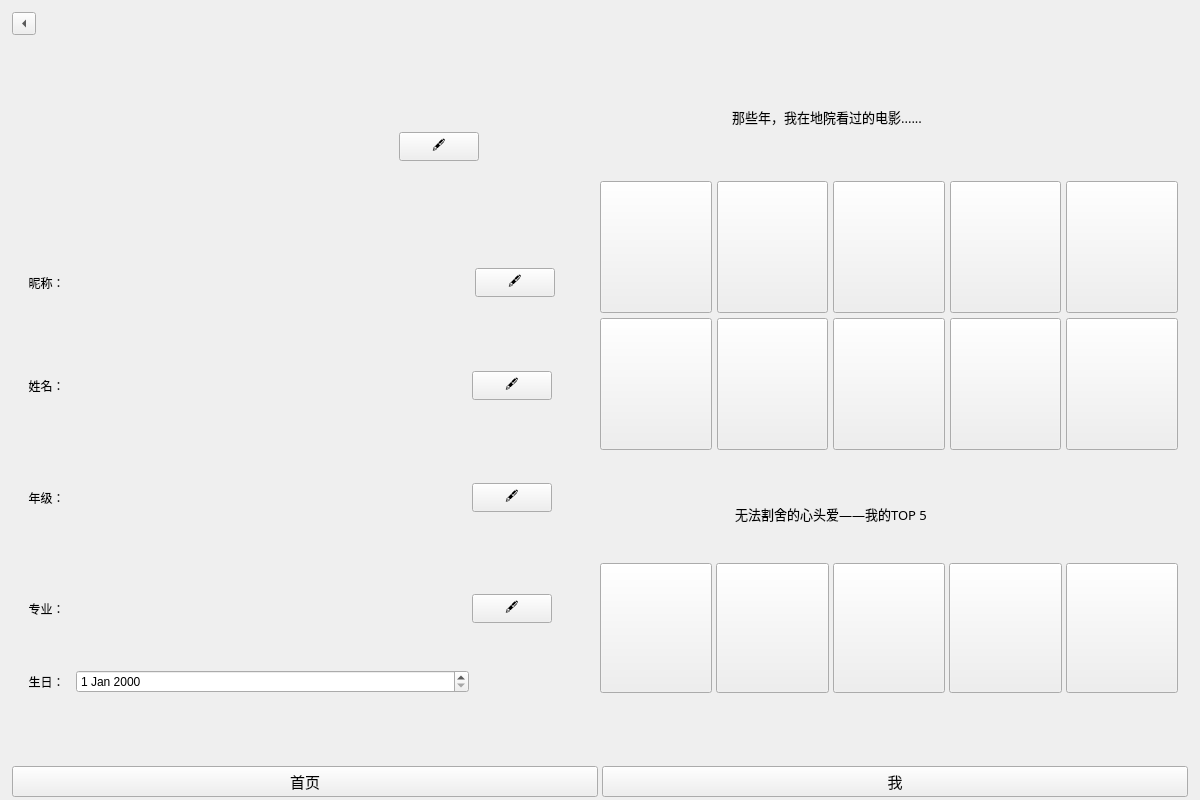
<?xml version="1.0" encoding="UTF-8"?>
<ui version="4.0">
 <class>MyHomepage</class>
 <widget class="QWidget" name="MyHomepage">
  <property name="enabled">
   <bool>true</bool>
  </property>
  <property name="geometry">
   <rect>
    <x>0</x>
    <y>0</y>
    <width>1200</width>
    <height>800</height>
   </rect>
  </property>
  <property name="windowTitle">
   <string>Form</string>
  </property>
  <property name="toolTipDuration">
   <number>0</number>
  </property>
  <layout class="QVBoxLayout" name="verticalLayout">
   <property name="leftMargin">
    <number>6</number>
   </property>
   <property name="topMargin">
    <number>6</number>
   </property>
   <property name="rightMargin">
    <number>6</number>
   </property>
   <property name="bottomMargin">
    <number>3</number>
   </property>
   <item>
    <widget class="QFrame" name="frame_myhomepage">
     <layout class="QVBoxLayout" name="whole" stretch="0,22,3">
      <property name="spacing">
       <number>4</number>
      </property>
      <property name="leftMargin">
       <number>6</number>
      </property>
      <property name="topMargin">
       <number>6</number>
      </property>
      <property name="rightMargin">
       <number>6</number>
      </property>
      <property name="bottomMargin">
       <number>0</number>
      </property>
      <item>
       <widget class="QToolButton" name="return_button">
        <property name="text">
         <string>...</string>
        </property>
        <property name="arrowType">
         <enum>Qt::LeftArrow</enum>
        </property>
       </widget>
      </item>
      <item>
       <layout class="QHBoxLayout" name="main" stretch="1,1">
        <property name="spacing">
         <number>0</number>
        </property>
        <property name="leftMargin">
         <number>10</number>
        </property>
        <property name="topMargin">
         <number>20</number>
        </property>
        <property name="rightMargin">
         <number>10</number>
        </property>
        <property name="bottomMargin">
         <number>10</number>
        </property>
        <item>
         <layout class="QVBoxLayout" name="personal_info" stretch="3,4">
          <property name="spacing">
           <number>8</number>
          </property>
          <item>
           <layout class="QVBoxLayout" name="profile" stretch="2,1">
            <property name="spacing">
             <number>5</number>
            </property>
            <item>
             <layout class="QHBoxLayout" name="profile_photo" stretch="2,2,9,1,1,3">
              <item>
               <widget class="QLabel" name="label_7">
                <property name="text">
                 <string/>
                </property>
               </widget>
              </item>
              <item>
               <widget class="QLabel" name="label_8">
                <property name="text">
                 <string/>
                </property>
               </widget>
              </item>
              <item>
               <widget class="QLabel" name="my_image">
                <property name="text">
                 <string/>
                </property>
               </widget>
              </item>
              <item>
               <widget class="QPushButton" name="photo_edit">
                <property name="maximumSize">
                 <size>
                  <width>147</width>
                  <height>16777215</height>
                 </size>
                </property>
                <property name="text">
                 <string>🖋️</string>
                </property>
               </widget>
              </item>
              <item>
               <widget class="QLabel" name="empty">
                <property name="text">
                 <string/>
                </property>
               </widget>
              </item>
              <item>
               <widget class="QLabel" name="label_6">
                <property name="text">
                 <string/>
                </property>
               </widget>
              </item>
             </layout>
            </item>
            <item>
             <layout class="QHBoxLayout" name="nickname" stretch="1,9,1,1,1">
              <item>
               <widget class="QLabel" name="label_9">
                <property name="styleSheet">
                 <string notr="true">font: 9pt &quot;华文中宋&quot;;</string>
                </property>
                <property name="text">
                 <string>  昵称：</string>
                </property>
               </widget>
              </item>
              <item>
               <widget class="QLabel" name="nickname_content">
                <property name="text">
                 <string/>
                </property>
               </widget>
              </item>
              <item>
               <widget class="QLabel" name="empty_3">
                <property name="text">
                 <string/>
                </property>
               </widget>
              </item>
              <item>
               <widget class="QPushButton" name="nickname_edit">
                <property name="text">
                 <string>🖋️</string>
                </property>
               </widget>
              </item>
              <item>
               <widget class="QLabel" name="label">
                <property name="text">
                 <string/>
                </property>
               </widget>
              </item>
             </layout>
            </item>
           </layout>
          </item>
          <item>
           <layout class="QVBoxLayout" name="basic_info">
            <property name="spacing">
             <number>10</number>
            </property>
            <item>
             <layout class="QHBoxLayout" name="real_name" stretch="1,9,1,1,1">
              <item>
               <widget class="QLabel" name="label_10">
                <property name="styleSheet">
                 <string notr="true">font: 9pt &quot;华文中宋&quot;;</string>
                </property>
                <property name="text">
                 <string>  姓名：</string>
                </property>
               </widget>
              </item>
              <item>
               <widget class="QLabel" name="real_name_content">
                <property name="text">
                 <string/>
                </property>
               </widget>
              </item>
              <item>
               <widget class="QLabel" name="empty_5">
                <property name="text">
                 <string/>
                </property>
               </widget>
              </item>
              <item>
               <widget class="QPushButton" name="real_name_edit">
                <property name="text">
                 <string>🖋️</string>
                </property>
               </widget>
              </item>
              <item>
               <widget class="QLabel" name="label_2">
                <property name="text">
                 <string/>
                </property>
               </widget>
              </item>
             </layout>
            </item>
            <item>
             <layout class="QHBoxLayout" name="grade" stretch="1,9,1,1,1">
              <item>
               <widget class="QLabel" name="label_11">
                <property name="styleSheet">
                 <string notr="true">font: 9pt &quot;华文中宋&quot;;</string>
                </property>
                <property name="text">
                 <string>  年级：</string>
                </property>
               </widget>
              </item>
              <item>
               <widget class="QLabel" name="grade_content">
                <property name="text">
                 <string/>
                </property>
               </widget>
              </item>
              <item>
               <widget class="QLabel" name="empty_7">
                <property name="text">
                 <string/>
                </property>
               </widget>
              </item>
              <item>
               <widget class="QPushButton" name="grade_edit">
                <property name="text">
                 <string>🖋️</string>
                </property>
               </widget>
              </item>
              <item>
               <widget class="QLabel" name="label_3">
                <property name="text">
                 <string/>
                </property>
               </widget>
              </item>
             </layout>
            </item>
            <item>
             <layout class="QHBoxLayout" name="major" stretch="1,9,1,1,1">
              <item>
               <widget class="QLabel" name="label_12">
                <property name="styleSheet">
                 <string notr="true">font: 9pt &quot;华文中宋&quot;;</string>
                </property>
                <property name="text">
                 <string>  专业：</string>
                </property>
               </widget>
              </item>
              <item>
               <widget class="QLabel" name="major_content">
                <property name="text">
                 <string/>
                </property>
               </widget>
              </item>
              <item>
               <widget class="QLabel" name="empty_9">
                <property name="text">
                 <string/>
                </property>
               </widget>
              </item>
              <item>
               <widget class="QPushButton" name="major_edit">
                <property name="text">
                 <string>🖋️</string>
                </property>
               </widget>
              </item>
              <item>
               <widget class="QLabel" name="label_4">
                <property name="text">
                 <string/>
                </property>
               </widget>
              </item>
             </layout>
            </item>
            <item>
             <layout class="QHBoxLayout" name="birthdate" stretch="1,9,3">
              <item>
               <widget class="QLabel" name="label_13">
                <property name="styleSheet">
                 <string notr="true">font: 9pt &quot;华文中宋&quot;;</string>
                </property>
                <property name="text">
                 <string>  生日：</string>
                </property>
               </widget>
              </item>
              <item>
               <widget class="QDateEdit" name="dateEdit">
                <property name="sizePolicy">
                 <sizepolicy hsizetype="Minimum" vsizetype="Fixed">
                  <horstretch>0</horstretch>
                  <verstretch>0</verstretch>
                 </sizepolicy>
                </property>
                <property name="focusPolicy">
                 <enum>Qt::NoFocus</enum>
                </property>
                <property name="calendarPopup">
                 <bool>false</bool>
                </property>
               </widget>
              </item>
              <item>
               <spacer name="horizontalSpacer_2">
                <property name="orientation">
                 <enum>Qt::Horizontal</enum>
                </property>
                <property name="sizeHint" stdset="0">
                 <size>
                  <width>40</width>
                  <height>20</height>
                 </size>
                </property>
               </spacer>
              </item>
             </layout>
            </item>
           </layout>
          </item>
         </layout>
        </item>
        <item>
         <layout class="QVBoxLayout" name="movies" stretch="12,7">
          <property name="spacing">
           <number>15</number>
          </property>
          <property name="bottomMargin">
           <number>0</number>
          </property>
          <item>
           <layout class="QVBoxLayout" name="watched_list" stretch="7,16">
            <property name="spacing">
             <number>5</number>
            </property>
            <item>
             <layout class="QHBoxLayout" name="title" stretch="8,1,1">
              <item>
               <widget class="QLabel" name="title_watched_list">
                <property name="font">
                 <font>
                  <family>华文中宋</family>
                  <pointsize>10</pointsize>
                  <weight>50</weight>
                  <italic>false</italic>
                  <bold>false</bold>
                 </font>
                </property>
                <property name="styleSheet">
                 <string notr="true">font: 10pt &quot;华文中宋&quot;;</string>
                </property>
                <property name="text">
                 <string>&lt;html&gt;&lt;head/&gt;&lt;body&gt;&lt;p align=&quot;center&quot;&gt;那些年，我在地院看过的电影......&lt;/p&gt;&lt;/body&gt;&lt;/html&gt;</string>
                </property>
               </widget>
              </item>
              <item>
               <widget class="QLabel" name="label_16">
                <property name="text">
                 <string/>
                </property>
               </widget>
              </item>
              <item>
               <widget class="QLabel" name="label_14">
                <property name="text">
                 <string/>
                </property>
               </widget>
              </item>
             </layout>
            </item>
            <item>
             <layout class="QGridLayout" name="movie_list">
              <item row="1" column="4">
               <widget class="QPushButton" name="movie10">
                <property name="sizePolicy">
                 <sizepolicy hsizetype="Minimum" vsizetype="Expanding">
                  <horstretch>0</horstretch>
                  <verstretch>0</verstretch>
                 </sizepolicy>
                </property>
                <property name="text">
                 <string/>
                </property>
               </widget>
              </item>
              <item row="0" column="1">
               <widget class="QPushButton" name="movie2">
                <property name="sizePolicy">
                 <sizepolicy hsizetype="Minimum" vsizetype="Expanding">
                  <horstretch>0</horstretch>
                  <verstretch>0</verstretch>
                 </sizepolicy>
                </property>
                <property name="text">
                 <string/>
                </property>
               </widget>
              </item>
              <item row="1" column="1">
               <widget class="QPushButton" name="movie7">
                <property name="sizePolicy">
                 <sizepolicy hsizetype="Minimum" vsizetype="Expanding">
                  <horstretch>0</horstretch>
                  <verstretch>0</verstretch>
                 </sizepolicy>
                </property>
                <property name="text">
                 <string/>
                </property>
               </widget>
              </item>
              <item row="1" column="2">
               <widget class="QPushButton" name="movie8">
                <property name="sizePolicy">
                 <sizepolicy hsizetype="Minimum" vsizetype="Expanding">
                  <horstretch>0</horstretch>
                  <verstretch>0</verstretch>
                 </sizepolicy>
                </property>
                <property name="text">
                 <string/>
                </property>
               </widget>
              </item>
              <item row="0" column="4">
               <widget class="QPushButton" name="movie5">
                <property name="sizePolicy">
                 <sizepolicy hsizetype="Minimum" vsizetype="Expanding">
                  <horstretch>0</horstretch>
                  <verstretch>0</verstretch>
                 </sizepolicy>
                </property>
                <property name="text">
                 <string/>
                </property>
               </widget>
              </item>
              <item row="0" column="2">
               <widget class="QPushButton" name="movie3">
                <property name="sizePolicy">
                 <sizepolicy hsizetype="Minimum" vsizetype="Expanding">
                  <horstretch>0</horstretch>
                  <verstretch>0</verstretch>
                 </sizepolicy>
                </property>
                <property name="text">
                 <string/>
                </property>
               </widget>
              </item>
              <item row="0" column="3">
               <widget class="QPushButton" name="movie4">
                <property name="sizePolicy">
                 <sizepolicy hsizetype="Minimum" vsizetype="Expanding">
                  <horstretch>0</horstretch>
                  <verstretch>0</verstretch>
                 </sizepolicy>
                </property>
                <property name="text">
                 <string/>
                </property>
               </widget>
              </item>
              <item row="1" column="3">
               <widget class="QPushButton" name="movie9">
                <property name="sizePolicy">
                 <sizepolicy hsizetype="Minimum" vsizetype="Expanding">
                  <horstretch>0</horstretch>
                  <verstretch>0</verstretch>
                 </sizepolicy>
                </property>
                <property name="text">
                 <string/>
                </property>
               </widget>
              </item>
              <item row="0" column="0">
               <widget class="QPushButton" name="movie1">
                <property name="sizePolicy">
                 <sizepolicy hsizetype="Minimum" vsizetype="Expanding">
                  <horstretch>0</horstretch>
                  <verstretch>0</verstretch>
                 </sizepolicy>
                </property>
                <property name="styleSheet">
                 <string notr="true"/>
                </property>
                <property name="text">
                 <string/>
                </property>
               </widget>
              </item>
              <item row="1" column="0">
               <widget class="QPushButton" name="movie6">
                <property name="sizePolicy">
                 <sizepolicy hsizetype="Minimum" vsizetype="Expanding">
                  <horstretch>0</horstretch>
                  <verstretch>0</verstretch>
                 </sizepolicy>
                </property>
                <property name="text">
                 <string/>
                </property>
               </widget>
              </item>
             </layout>
            </item>
           </layout>
          </item>
          <item>
           <layout class="QVBoxLayout" name="top_5" stretch="3,4">
            <property name="spacing">
             <number>0</number>
            </property>
            <item>
             <layout class="QHBoxLayout" name="title_2" stretch="8,1,1">
              <item>
               <widget class="QLabel" name="title_top_5">
                <property name="font">
                 <font>
                  <family>华文中宋</family>
                  <pointsize>10</pointsize>
                  <weight>50</weight>
                  <italic>false</italic>
                  <bold>false</bold>
                 </font>
                </property>
                <property name="styleSheet">
                 <string notr="true">font: 10pt &quot;华文中宋&quot;;</string>
                </property>
                <property name="text">
                 <string>&lt;html&gt;&lt;head/&gt;&lt;body&gt;&lt;p align=&quot;center&quot;&gt;无法割舍的心头爱——我的TOP 5&lt;/p&gt;&lt;/body&gt;&lt;/html&gt;</string>
                </property>
                <property name="margin">
                 <number>0</number>
                </property>
               </widget>
              </item>
              <item>
               <widget class="QLabel" name="label_17">
                <property name="text">
                 <string/>
                </property>
               </widget>
              </item>
              <item>
               <widget class="QLabel" name="label_15">
                <property name="text">
                 <string/>
                </property>
               </widget>
              </item>
             </layout>
            </item>
            <item>
             <layout class="QGridLayout" name="top_list" columnstretch="0,0,0,0,0">
              <property name="spacing">
               <number>4</number>
              </property>
              <item row="0" column="4">
               <widget class="QPushButton" name="top5">
                <property name="sizePolicy">
                 <sizepolicy hsizetype="Minimum" vsizetype="Expanding">
                  <horstretch>0</horstretch>
                  <verstretch>0</verstretch>
                 </sizepolicy>
                </property>
                <property name="text">
                 <string/>
                </property>
               </widget>
              </item>
              <item row="0" column="3">
               <widget class="QPushButton" name="top4">
                <property name="sizePolicy">
                 <sizepolicy hsizetype="Minimum" vsizetype="Expanding">
                  <horstretch>0</horstretch>
                  <verstretch>0</verstretch>
                 </sizepolicy>
                </property>
                <property name="text">
                 <string/>
                </property>
               </widget>
              </item>
              <item row="0" column="2">
               <widget class="QPushButton" name="top3">
                <property name="sizePolicy">
                 <sizepolicy hsizetype="Minimum" vsizetype="Expanding">
                  <horstretch>0</horstretch>
                  <verstretch>0</verstretch>
                 </sizepolicy>
                </property>
                <property name="text">
                 <string/>
                </property>
               </widget>
              </item>
              <item row="0" column="0">
               <widget class="QPushButton" name="top1">
                <property name="sizePolicy">
                 <sizepolicy hsizetype="Minimum" vsizetype="Expanding">
                  <horstretch>0</horstretch>
                  <verstretch>0</verstretch>
                 </sizepolicy>
                </property>
                <property name="text">
                 <string/>
                </property>
               </widget>
              </item>
              <item row="0" column="1">
               <widget class="QPushButton" name="top2">
                <property name="sizePolicy">
                 <sizepolicy hsizetype="Minimum" vsizetype="Expanding">
                  <horstretch>0</horstretch>
                  <verstretch>0</verstretch>
                 </sizepolicy>
                </property>
                <property name="text">
                 <string/>
                </property>
               </widget>
              </item>
             </layout>
            </item>
           </layout>
          </item>
         </layout>
        </item>
       </layout>
      </item>
      <item>
       <layout class="QHBoxLayout" name="switch_button">
        <item alignment="Qt::AlignBottom">
         <widget class="QPushButton" name="publicSpaceButton">
          <property name="font">
           <font>
            <family>华文中宋</family>
            <pointsize>11</pointsize>
           </font>
          </property>
          <property name="text">
           <string>首页</string>
          </property>
         </widget>
        </item>
        <item alignment="Qt::AlignBottom">
         <widget class="QPushButton" name="me">
          <property name="font">
           <font>
            <family>华文中宋</family>
            <pointsize>11</pointsize>
           </font>
          </property>
          <property name="text">
           <string>我</string>
          </property>
         </widget>
        </item>
       </layout>
      </item>
     </layout>
    </widget>
   </item>
  </layout>
 </widget>
 <resources/>
 <connections/>
</ui>
